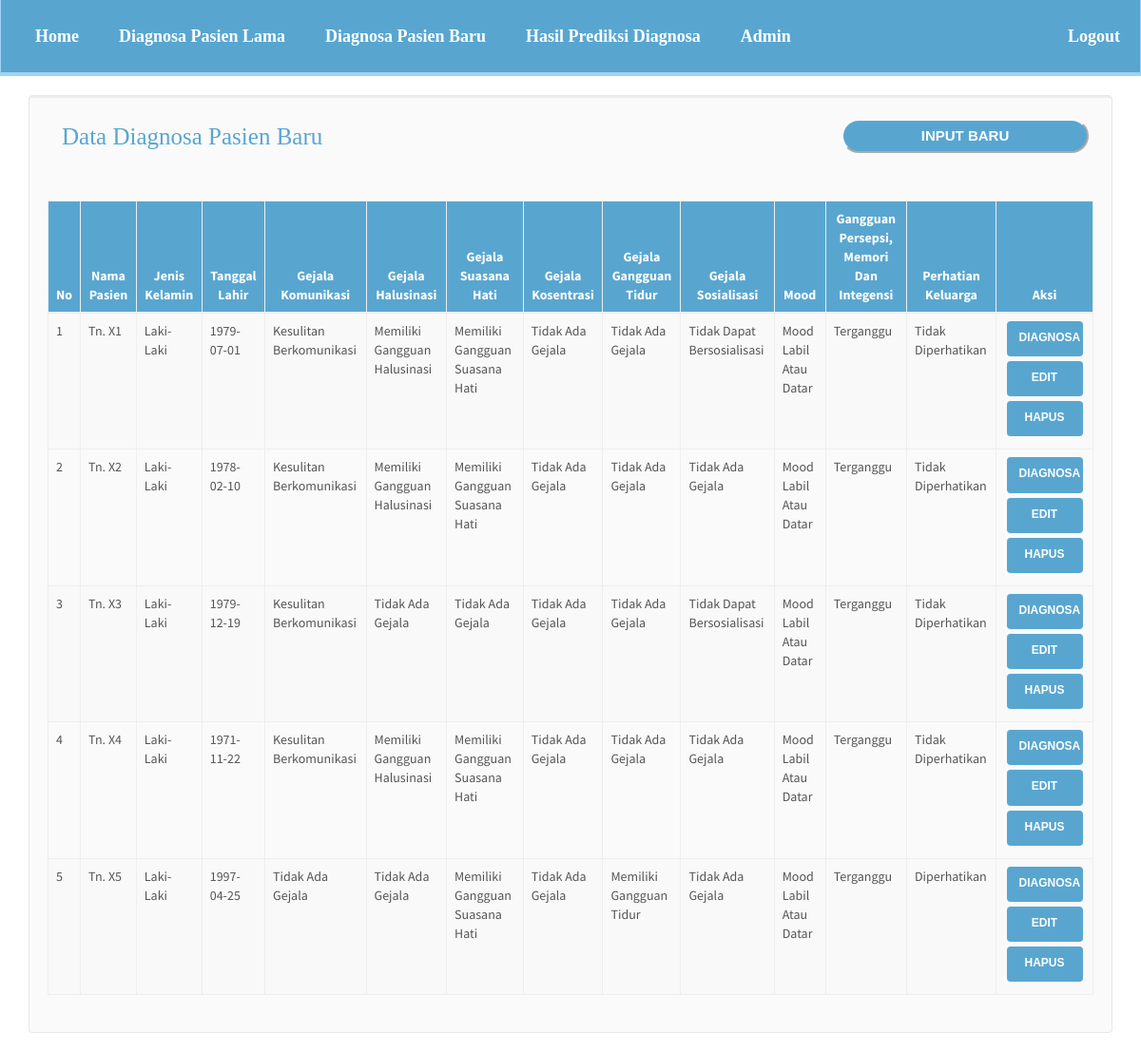
The page /pasien-baru.php (signed in) on the database its author committed.
### tables this page shows
CREATE TABLE IF NOT EXISTS `data_uji` (
  `id_data_uji` int(11) NOT NULL,
  `nama1` varchar(50) NOT NULL,
  `jenis_kelamin` varchar(50) NOT NULL,
  `tanggal_lahir` date NOT NULL,
  `g11` double NOT NULL,
  `g22` double NOT NULL,
  `g33` double NOT NULL,
  `g44` double NOT NULL,
  `g55` double NOT NULL,
  `g66` double NOT NULL,
  `g77` double NOT NULL,
  `g88` double NOT NULL,
  `g99` double NOT NULL,
  `diagnosa` varchar(50) NOT NULL
);

### koneksi/koneksi-data-uji.php (called while the page is built, shortened)
<?php
class DataUji{
	private $conn;
	private $table_name = "data_uji";
	public function __construct($db){
		$this->conn = $db;
	}
	function readAll(){
		$query = "SELECT * FROM ".$this->table_name." ORDER BY nama1 ASC";
		$stmt = $this->conn->prepare( $query );
		$stmt->execute();
		return $stmt;
	}
}
?>

### pasien-baru.php (the view, shortened to what this page needs)
<?php
include_once 'header.php';
include_once 'koneksi/koneksi-data-uji.php';
$pro = new DataUji($db);
$stmt = $pro->readAll();
?>
	<div class="well">
	<div class="row">
        <div class="col-md-6 text-left">
            <h4 class="judul">Data Diagnosa Pasien Baru</h4>
        </div>
        <div class="col-md-6 text-right">
            <button onclick="location.href='pasien-baru-input.php'" class="tombol">Input Baru</button>
        </div>
    </div>
	<br/>
	<table width="100%" class="table table-striped table-bordered" id="tabeldata">
        <thead>
            <tr>
                <th width="30px">No</th>
                <th>Nama Pasien</th>
				<th>Jenis Kelamin</th>
				<th>Tanggal Lahir</th>
                <th>Gejala Komunikasi</th>
                <th>Gejala Halusinasi</th>
                <th>Gejala Suasana Hati</th>
                <th>Gejala Kosentrasi</th>
                <th>Gejala Gangguan Tidur</th>
                <th>Gejala Sosialisasi</th>
                <th>Mood</th>
                <th>Gangguan Persepsi, Memori Dan Integensi</th>
                <th>Perhatian Keluarga</th>
                <th>Aksi</th>
            </tr>
        </thead>
        <tbody>
<?php
$no=1;
while ($row = $stmt->fetch(PDO::FETCH_ASSOC)){
?>
            <tr>
                <td><?php echo $no++ ?></td>
                <td><?php echo $row['nama1'] ?></td>
				<td><?php echo $row['jenis_kelamin'] ?></td>
                <td><?php echo $row['tanggal_lahir'] ?></td>
				<td><?php if ($row['g11'] == 1) {
                        $g1 = 'Kesulitan Berkomunikasi';
                        } else {
                        $g1 = 'Tidak Ada Gejala'; }
                        echo $g1; ?></td>
                <td><?php if ($row['g22'] == 1) {
                        $g2 = 'Memiliki Gangguan Halusinasi';
                        } else {
                        $g2 = 'Tidak Ada Gejala'; }
                        echo $g2; ?></td>
                <td><?php if ($row['g33'] == 1) {
                        $g3 = 'Memiliki Gangguan Suasana Hati';
                        } else {
                        $g3 = 'Tidak Ada Gejala'; }
                        echo $g3; ?></td>
                <td><?php if ($row['g44'] == 1) {
                        $g4 = 'Memiliki Gangguan Konsentrasi';
                        } else {
                        $g4 = 'Tidak Ada Gejala'; }
                        echo $g4; ?></td>
                <td><?php if ($row['g55'] == 1) {
                        $g5 = 'Memiliki Gangguan Tidur';
                        } else {
                        $g5 = 'Tidak Ada Gejala'; }
                        echo $g5; ?></td>
                <td><?php if ($row['g66'] == 1) {
                        $g6 = 'Tidak Dapat Bersosialisasi';
                        } else {
                        $g6 = 'Tidak Ada Gejala'; }
                        echo $g6; ?></td>
                <td><?php if ($row['g77'] == 1) {
                        $g7 = 'Mood Labil Atau Datar';
                        } else {
                        $g7 = 'Tidak Ada Gejala'; }
                        echo $g7; ?></td>
                <td><?php if ($row['g88'] == 1) {
                        $g8 = 'Terganggu';
                        } else {
                        $g8 = 'Tidak Ada Gejala'; }
                        echo $g8; ?></td>
                <td><?php if ($row['g99'] == 1) {
                        $g9 = 'Tidak Diperhatikan';
                        } else {
                        $g9 = 'Diperhatikan'; }
                        echo $g9; ?></td>
                <td class="text-center">
                    <a href="pasien-baru-prediksi-diagnosa.php?id=<?php echo $row['id_data_uji'] ?>" class="btn tom">Diagnosa</a>
					<a href="pasien-baru-edit.php?id=<?php echo $row['id_data_uji'] ?>" class="btn tom">Edit</a>
					<a href="pasien-baru-delete.php?id=<?php echo $row['id_data_uji'] ?>" onclick="return confirm('Apakah Anda Yakin Akan Menghapus Data ini ?')" class="btn tom">Hapus</a>
			    </td>
            </tr>
<?php
}
?>
        </tbody>
    </table>

### pasien-baru.php (style rules this page uses)
button { display: block; margin: 0 auto; width: 260px; height: 36px; border-radius: 30px; color: #fff; font-size: 15px; cursor: pointer; }
.tombol { margin-top: 5px; margin-bottom: 30px; text-transform: uppercase; font-weight: 600; margin-left: 270px; font-family: 'Nunito', sans-serif; background: -webkit-linear-gradient(left, #58a6d0, #58a6d0); border-color: white; }
.judul { font-family: impact; margin-left: 15px; font-size: 25px; color: #58a6d0; }
.tom { font-family: 'Nunito', sans-serif; color: white; background: -webkit-linear-gradient(left, #58a6d0, #58a6d0); margin-bottom: 5px; width: 80px; }
thead { background: #58a6d0; }
th { text-align: center; color: white; }

### rows shown on the page
data_uji: nama1 "Tn. X1", jenis_kelamin "Laki-Laki", tanggal_lahir "1979-07-01", g11 "Kesulitan Berkomunikasi", g22 "Memiliki Gangguan Halusinasi", g33 "Memiliki Gangguan Suasana Hati", g44 "Tidak Ada Gejala", g55 "Tidak Ada Gejala", g66 "Tidak Dapat Bersosialisasi", g77 "Mood Labil Atau Datar", g88 "Terganggu", g99 "Tidak Diperhatikan"
data_uji: nama1 "Tn. X2", jenis_kelamin "Laki-Laki", tanggal_lahir "1978-02-10", g11 "Kesulitan Berkomunikasi", g22 "Memiliki Gangguan Halusinasi", g33 "Memiliki Gangguan Suasana Hati", g44 "Tidak Ada Gejala", g55 "Tidak Ada Gejala", g66 "Tidak Ada Gejala", g77 "Mood Labil Atau Datar", g88 "Terganggu", g99 "Tidak Diperhatikan"
data_uji: nama1 "Tn. X3", jenis_kelamin "Laki-Laki", tanggal_lahir "1979-12-19", g11 "Kesulitan Berkomunikasi", g22 "Tidak Ada Gejala", g33 "Tidak Ada Gejala", g44 "Tidak Ada Gejala", g55 "Tidak Ada Gejala", g66 "Tidak Dapat Bersosialisasi", g77 "Mood Labil Atau Datar", g88 "Terganggu", g99 "Tidak Diperhatikan"
data_uji: nama1 "Tn. X4", jenis_kelamin "Laki-Laki", tanggal_lahir "1971-11-22", g11 "Kesulitan Berkomunikasi", g22 "Memiliki Gangguan Halusinasi", g33 "Memiliki Gangguan Suasana Hati", g44 "Tidak Ada Gejala", g55 "Tidak Ada Gejala", g66 "Tidak Ada Gejala", g77 "Mood Labil Atau Datar", g88 "Terganggu", g99 "Tidak Diperhatikan"
data_uji: nama1 "Tn. X5", jenis_kelamin "Laki-Laki", tanggal_lahir "1997-04-25", g11 "Tidak Ada Gejala", g22 "Tidak Ada Gejala", g33 "Memiliki Gangguan Suasana Hati", g44 "Tidak Ada Gejala", g55 "Memiliki Gangguan Tidur", g66 "Tidak Ada Gejala", g77 "Mood Labil Atau Datar", g88 "Terganggu", g99 "Diperhatikan"
